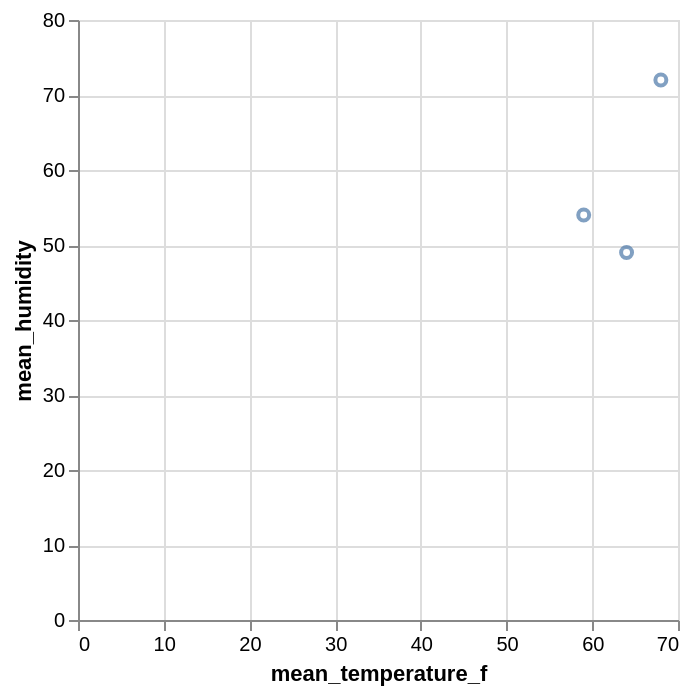

Vega-Lite specification stored for this chart:
### Vega-Lite specification from a JSON file in a GitHub repository (floating-point values rounded to 4 significant figures)
{"data": {"values": [{"x_data": 64, "y_data": 49}, {"x_data": 59, "y_data": 54}, {"x_data": 68, "y_data": 72}]}, "mark": "point", "encoding": {"x": {"field": "x_data", "type": "quantitative", "title": "mean_temperature_f"}, "y": {"field": "y_data", "type": "quantitative", "title": "mean_humidity"}}}
